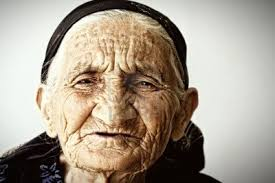
#> input picture Wrinkle Face.jpg, 275 x 183 px, given in place of the camera
$ python app.py
#> lines starting #> are read from the running program, lines starting #| are printed output that depends on the picture; after the words box and inside, x2 and y2 are one past the last pixel; in counts of white or black regions, pixels touching at a corner belong together
import cv2
import numpy as np

#creating facecascade
face_cascade = cv2.CascadeClassifier("haarcascade_frontalface_default.xml")


cap = cv2.VideoCapture(0)

while True:
    ret, frame = cap.read()
#> frame is the input picture: shape (183, 275, 3); mean B, G, R 142.1, 156.6, 167.7
    if not ret:
        break

    # Convert the frame to grayscale
    gray_img = cv2.cvtColor(frame, cv2.COLOR_BGR2GRAY)
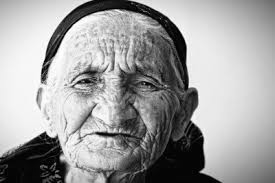
#> gray_img: shape (183, 275); min 0, max 255, mean 158.3

    # Detect faces in the grayscale frame
    faces = face_cascade.detectMultiScale(gray_img, scaleFactor=1.05, minNeighbors=10)
#> faces = [[42, 28, 141, 141]]

    for x, y, w, h in faces:
        # Crop the region of interest containing the face
        cropped_img = frame[y:y+h, x:x+w]

        # Apply Canny edge detection to the cropped region
        edges = cv2.Canny(cropped_img, 130, 1000)

        # Count the number of edges detected
        number_of_edges = np.count_nonzero(edges)

        # Print the result based on the number of edges
        if number_of_edges > 1000:
            cv2.putText(frame, "Wrinkle Found", (x, y-10), cv2.FONT_HERSHEY_SIMPLEX, 0.5, (0, 255, 0), 2)
        else:
            cv2.putText(frame, "No Wrinkle Found", (x, y-10), cv2.FONT_HERSHEY_SIMPLEX, 0.5, (0, 0, 255), 2)
#> this loop made 1 pass
#> (x, y, w, h, number_of_edges) on pass 1: (42, 28, 141, 141, 1047)
#> pass 1, `cropped_img = frame[y:y+h, x:x+w]`:
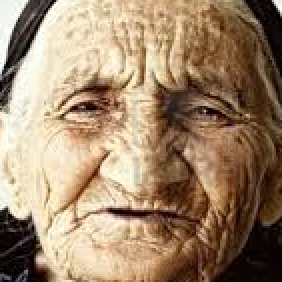
#> cropped_img: shape (141, 141, 3) (shown 2 times larger); mean B, G, R 107.5, 134.3, 159.3
#> pass 1, `edges = cv2.Canny(cropped_img, 130, 1000)`:
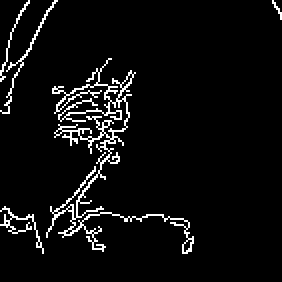
#> edges: shape (141, 141) (shown 2 times larger); 5.3% white in thin lines or dots
#> after the loop:
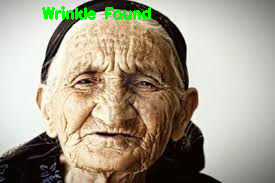
#> frame: shape (183, 275, 3); 1.46% of pixels changed, all inside (x1, y1, x2, y2) = (42, 6, 151, 20)

    # Display the frame with detected wrinkles
    cv2.imshow("Wrinkle Detection", frame)

    # Check for key press to exit the loop
    if cv2.waitKey(1) & 0xFF == ord('q'):
#> (key q is pressed here)
        break


cap.release()
cv2.destroyAllWindows()

$ run again, on face3.jpg
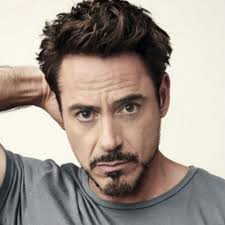
#> input picture face3.jpg, 225 x 225 px, given in place of the camera
#> frame is the input picture: shape (225, 225, 3); mean B, G, R 141.3, 149.8, 161.5
#> faces = [[42, 60, 136, 136]]
#> the loop `for x, y, w, h in faces:` made 1 pass
#> (x, y, w, h, number_of_edges) on pass 1: (42, 60, 136, 136, 608)
#> pass 1, `edges = cv2.Canny(cropped_img, 130, 1000)`:
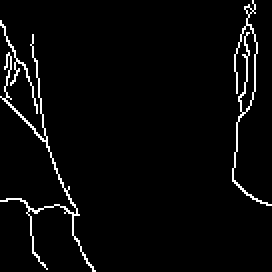
#> edges: shape (136, 136) (shown 2 times larger); 3.3% white in thin lines or dots
#> after the loop `for x, y, w, h in faces:`:
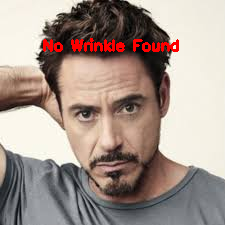
#> frame: shape (225, 225, 3); 1.77% of pixels changed, all inside (x1, y1, x2, y2) = (43, 38, 179, 52)
